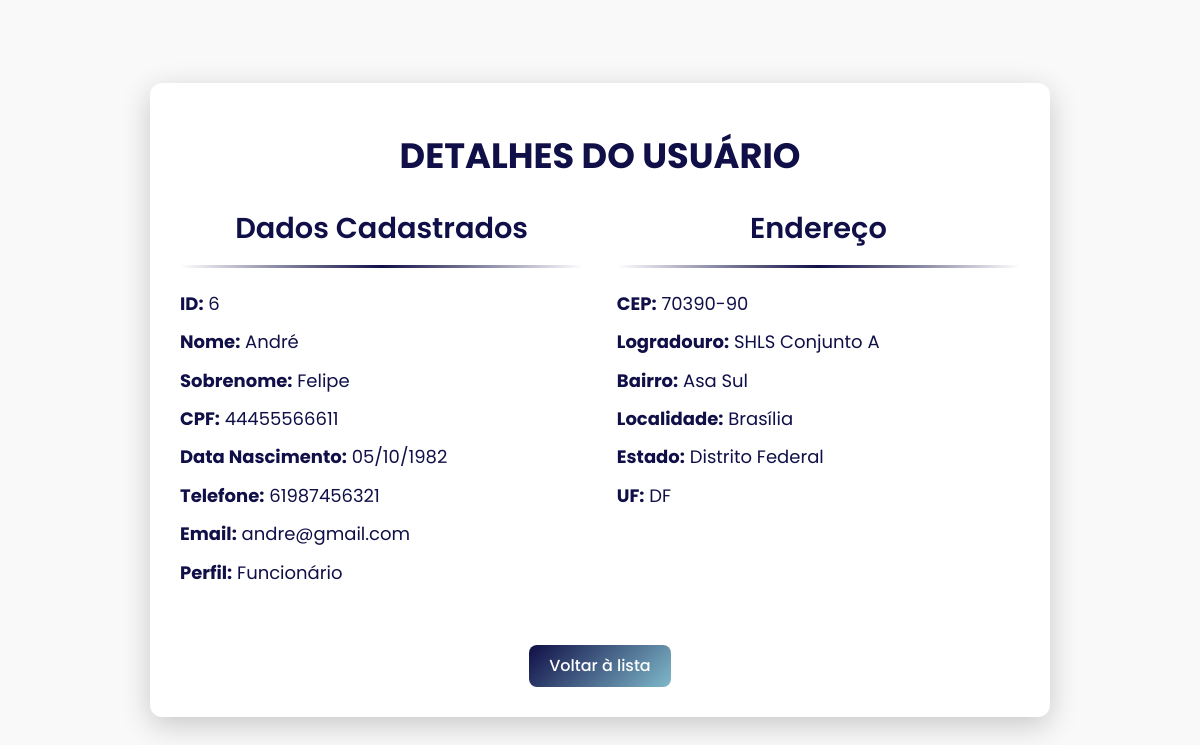
The page /crud/public/visualizar_usuario.php?id=6 on the database its author committed.
### tables this page shows
CREATE TABLE `usuarios` (
  `id` int(11) NOT NULL,
  `nome` varchar(100) NOT NULL,
  `sobrenome` varchar(100) NOT NULL,
  `cpf` varchar(14) NOT NULL,
  `telefone` varchar(15) NOT NULL,
  `email` varchar(100) NOT NULL,
  `senha` varchar(255) NOT NULL,
  `criado_em` timestamp NOT NULL DEFAULT current_timestamp(),
  `perfil_id` int(11) NOT NULL,
  `data_nascimento` date DEFAULT NULL
);

CREATE TABLE `enderecos` (
  `id` int(11) NOT NULL,
  `usuario_id` int(11) DEFAULT NULL,
  `cep` varchar(10) NOT NULL,
  `logradouro` varchar(255) NOT NULL,
  `bairro` varchar(100) NOT NULL,
  `localidade` varchar(100) NOT NULL,
  `uf` char(2) NOT NULL,
  `estado` varchar(100) NOT NULL
);

### crud/config/DataBase.php (called while the page is built, shortened)
<?php
class DataBase
{
    private $host = "localhost";
    private $user = "root";
    private $password = "";
    private $dbname = "adote_pet3";
    public $conn;
    public function __construct()
    {
        $this->conn = new mysqli($this->host, $this->user, $this->password, $this->dbname);
    }
    public function getConnection()
    {
        return $this->conn;
    }
}
?>

### crud/controllers/UsuarioController.php (called while the page is built, shortened)
<?php
require_once '../config/DataBase.php';
require_once '../models/Usuario.php';
require_once '../models/Endereco.php';
class UsuarioController
{
    private $usuario;
    private $endereco;
    public function __construct($db)
    {
        $this->usuario = new Usuario($db);
        $this->endereco = new Endereco($db);
    }
    public function read($id)
    {
        try {
            $usuario = $this->usuario->read($id);
            try {
                $endereco = $this->endereco->buscarEnderecoPorUsuarioId($id);
            } catch (Exception $e) {
                $endereco = null;
            }
            return [
                'usuario' => $usuario,
                'endereco' => $endereco
            ];
        } catch (Exception $e) {
            error_log('Erro ao ler usuário: ' . $e->getMessage());
            throw new Exception("Falha ao buscar o usuário: " . $e->getMessage());
        }
    }
}
?>

### crud/models/Usuario.php (called while the page is built, shortened)
<?php
require_once '../config/DataBase.php';
class Usuario
{
    private $conn;
    private $table_name = 'usuarios';
    public function __construct($db)
    {
        $this->conn = $db;
    }
    public function read($id)
    {
        $sql = "SELECT * FROM " . $this->table_name . " WHERE id = ?";
        $stmt = $this->conn->prepare($sql);
        $stmt->bind_param("i", $id);
        $stmt->execute();
        $result = $stmt->get_result();
        if ($result->num_rows > 0) {
            return $result->fetch_assoc();
        }
        return null;
    }
}
?>

### crud/models/Endereco.php (called while the page is built, shortened)
<?php
require_once '../config/DataBase.php';
class Endereco
{
    private $conn;
    public function __construct($db)
    {
        $this->conn = $db;
    }
    public function buscarEnderecoPorUsuarioId($usuario_id)
    {
        $query = "SELECT * FROM enderecos WHERE usuario_id = ?";
        $stmt = $this->conn->prepare($query);
        $stmt->bind_param('i', $usuario_id);
        $stmt->execute();
        $result = $stmt->get_result();
        $endereco = $result->fetch_assoc();
        return $endereco;
    }
}
?>

### crud/public/visualizar_usuario.php (the view, shortened to what this page needs)
<?php
require_once '../config/DataBase.php';
require_once '../controllers/UsuarioController.php';
$db = new DataBase();
$usuarioController = new UsuarioController($db->getConnection());
$usuario_id = $_GET['id'] ?? 0;
$data = $usuarioController->read($usuario_id);
$usuario = $data['usuario'];
$endereco = $data['endereco'];
?>
<!DOCTYPE html>
<html lang="pt-BR">
<head>
    <link rel="stylesheet" href="https://cdnjs.cloudflare.com/ajax/libs/normalize/8.0.1/normalize.min.css">
    <link rel="stylesheet" href="https://cdnjs.cloudflare.com/ajax/libs/font-awesome/6.5.0/css/all.min.css">
    <link rel="stylesheet" href="../../css/visualizar_usuario.css">
</head>
<body>
<div class="user-details">
        <h1>Detalhes do Usuário</h1>
        <div class="details-columns">
            <div class="details-left">
                <h2>Dados Cadastrados</h2>
                <hr>
                <p><strong>ID:</strong> <?php echo $usuario['id']; ?></p>
                <p><strong>Nome:</strong> <?php echo htmlspecialchars($usuario['nome']); ?></p>
                <p><strong>Sobrenome:</strong> <?php echo htmlspecialchars($usuario['sobrenome']); ?></p>
                <p><strong>CPF:</strong> <?php echo htmlspecialchars($usuario['cpf']); ?></p>
                <p><strong>Data Nascimento:</strong> <?php echo htmlspecialchars((new DateTime($usuario['data_nascimento']))->format('d/m/Y')); ?></p>
                <p><strong>Telefone:</strong> <?php echo htmlspecialchars($usuario['telefone']); ?></p>
                <p><strong>Email:</strong> <?php echo htmlspecialchars($usuario['email']); ?></p>
                <p><strong>Perfil:</strong> <?php echo $usuario['perfil_id'] == 1 ? 'Funcionário' : 'Usuário Comum'; ?></p>
            </div>
            <div class="details-right">
                <h2>Endereço</h2>
                <hr>
                <p><strong>CEP:</strong> <?php echo htmlspecialchars($endereco['cep']); ?></p>
                <p><strong>Logradouro:</strong> <?php echo htmlspecialchars($endereco['logradouro']); ?></p>
                <p><strong>Bairro:</strong> <?php echo htmlspecialchars($endereco['bairro']); ?></p>
                <p><strong>Localidade:</strong> <?php echo htmlspecialchars($endereco['localidade']); ?></p>
                <p><strong>Estado:</strong> <?php echo htmlspecialchars($endereco['estado']); ?></p>
                <p><strong>UF:</strong> <?php echo htmlspecialchars($endereco['uf']); ?></p>
            </div>
        </div>
        <a href="../../crud/views/painel_admin.php" class="btn-voltar">Voltar à lista</a>
    </div>
</body>
</html>

### css/visualizar_usuario.css (style rules this page uses)
* { margin: 0; padding: 0; box-sizing: border-box; font-family: "Poppins", sans-serif; }
body { display: flex; justify-content: center; align-items: center; height: 100vh; color: #100f47; background-color: #f9f9f9; padding: 20px; overflow-x: hidden; max-width: 100vw; }
.user-details { background-color: #ffffff; padding: 30px; border-radius: 12px; box-shadow: 0 8px 30px rgba(0, 0, 0, 0.2); max-width: 900px; width: 100%; margin: 20px auto; text-align: center; overflow: hidden; animation: fadeIn 1s ease-in-out; box-sizing: border-box; word-wrap: break-word; }
.user-details h1 { color: #100f47; font-size: 2.2rem; font-weight: 700; margin-bottom: 35px; text-transform: uppercase; }
.user-details h2 { color: #100f47; font-size: 1.8rem; font-weight: 600; margin-bottom: 20px; }
.user-details p { color: #100f47; font-size: 16px; line-height: 1.8; margin-bottom: 15px; text-align: left; }
.user-details hr { border: 0; height: 3px; background: linear-gradient(to right, transparent, #100f47, transparent); margin-top: 20px; margin-bottom: 20px; border-radius: 10px; }
.details-columns { display: flex; justify-content: space-between; gap: 30px; margin-bottom: 20px; flex-wrap: wrap; }
.details-left, .details-right { flex: 1; max-width: 48%; min-width: 200px; }
.details-left p, .details-right p { font-size: 18px; line-height: 1.8; margin-bottom: 6px; text-align: left; }
.btn-voltar { display: inline-block; margin-top: 30px; padding: 12px 20px; background: linear-gradient(135deg, #100f47, #7fb9ca); color: #ffffff; font-size: 16px; font-weight: 500; text-decoration: none; border-radius: 8px; transition: transform 0.3s ease, box-shadow 0.3s ease; }

### rows shown on the page
usuarios: id "6", nome "André", sobrenome "Felipe", cpf "44455566611", data_nascimento "05/10/1982", telefone "61987456321", email "andre@gmail.com"
enderecos: cep "70390-90", logradouro "SHLS Conjunto A", bairro "Asa Sul", localidade "Brasília", estado "Distrito Federal", uf "DF"
